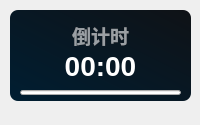
<?xml version="1.0" encoding="UTF-8"?>
<ui version="4.0">
 <class>Theme</class>
 <widget class="QWidget" name="Form">
  <property name="geometry">
   <rect>
    <x>0</x>
    <y>0</y>
    <width>200</width>
    <height>125</height>
   </rect>
  </property>
  <property name="minimumSize">
   <size>
    <width>0</width>
    <height>0</height>
   </size>
  </property>
  <property name="maximumSize">
   <size>
    <width>16777215</width>
    <height>65536</height>
   </size>
  </property>
  <property name="windowTitle">
   <string>活动倒计时</string>
  </property>
  <widget class="ProgressBar" name="progressBar">
   <property name="geometry">
    <rect>
     <x>20</x>
     <y>90</y>
     <width>161</width>
     <height>5</height>
    </rect>
   </property>
   <property name="minimumSize">
    <size>
     <width>0</width>
     <height>5</height>
    </size>
   </property>
   <property name="maximumSize">
    <size>
     <width>16777215</width>
     <height>6</height>
    </size>
   </property>
   <property name="styleSheet">
    <string notr="true"/>
   </property>
   <property name="orientation">
    <enum>Qt::Horizontal</enum>
   </property>
   <property name="useAni">
    <bool>true</bool>
   </property>
   <property name="val">
    <double>0.000000000000000</double>
   </property>
  </widget>
  <widget class="QLabel" name="activity_countdown_title">
   <property name="geometry">
    <rect>
     <x>20</x>
     <y>20</y>
     <width>161</width>
     <height>31</height>
    </rect>
   </property>
   <property name="font">
    <font>
     <family>Microsoft YaHei UI</family>
     <pointsize>14</pointsize>
     <weight>75</weight>
     <bold>true</bold>
    </font>
   </property>
   <property name="styleSheet">
    <string notr="true">color: rgba(255, 255, 255, 150);
font-weight: bold;</string>
   </property>
   <property name="text">
    <string>倒计时</string>
   </property>
   <property name="textFormat">
    <enum>Qt::PlainText</enum>
   </property>
   <property name="alignment">
    <set>Qt::AlignCenter</set>
   </property>
  </widget>
  <widget class="QLabel" name="activity_countdown">
   <property name="geometry">
    <rect>
     <x>20</x>
     <y>40</y>
     <width>161</width>
     <height>51</height>
    </rect>
   </property>
   <property name="font">
    <font>
     <family>Microsoft YaHei UI</family>
     <pointsize>21</pointsize>
     <weight>75</weight>
     <bold>true</bold>
    </font>
   </property>
   <property name="styleSheet">
    <string notr="true">border: none;
color: rgba(255, 255, 255, 255);
font-weight: bold</string>
   </property>
   <property name="text">
    <string>00:00</string>
   </property>
   <property name="textFormat">
    <enum>Qt::PlainText</enum>
   </property>
   <property name="alignment">
    <set>Qt::AlignCenter</set>
   </property>
  </widget>
  <widget class="QLabel" name="backgnd">
   <property name="geometry">
    <rect>
     <x>10</x>
     <y>10</y>
     <width>181</width>
     <height>91</height>
    </rect>
   </property>
   <property name="styleSheet">
    <string notr="true">background-color: qlineargradient(spread:pad, x1:0, y1:1, x2:1, y2:0, stop:0 rgba(0, 30, 50, 255), stop:1 rgba(15, 18, 22, 255));
border-radius: 8px</string>
   </property>
   <property name="text">
    <string/>
   </property>
  </widget>
  <widget class="QLabel" name="img">
   <property name="geometry">
    <rect>
     <x>100</x>
     <y>10</y>
     <width>91</width>
     <height>91</height>
    </rect>
   </property>
   <property name="styleSheet">
    <string notr="true"/>
   </property>
   <property name="pixmap">
    <pixmap>:/img/5.png</pixmap>
   </property>
   <property name="scaledContents">
    <bool>true</bool>
   </property>
  </widget>
  <zorder>backgnd</zorder>
  <zorder>img</zorder>
  <zorder>progressBar</zorder>
  <zorder>activity_countdown_title</zorder>
  <zorder>activity_countdown</zorder>
 </widget>
 <customwidgets>
  <customwidget>
   <class>ProgressBar</class>
   <extends>QProgressBar</extends>
   <header>qfluentwidgets</header>
  </customwidget>
 </customwidgets>
 <resources/>
 <connections/>
</ui>
